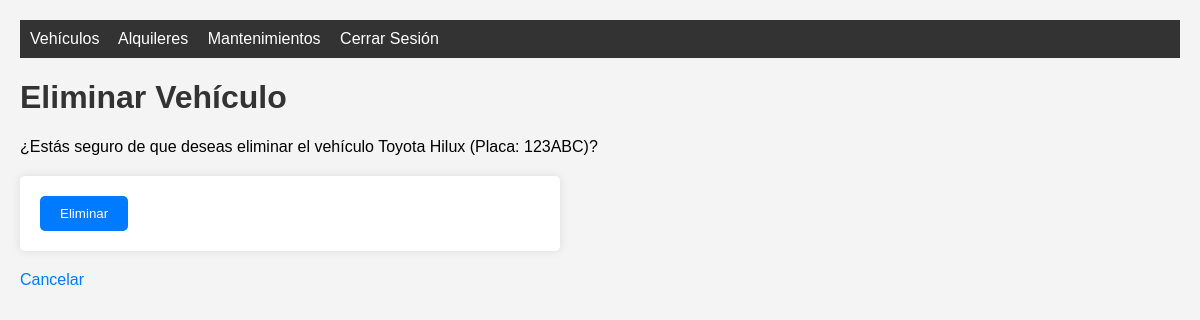
The page /vehiculo/1/eliminar/ (signed in) on the database its author committed.
### core/models.py (models this page shows)
class Vehiculo(models.Model):
    marca = models.CharField(max_length=50)
    modelo = models.CharField(max_length=50)
    anio = models.IntegerField()
    placa = models.CharField(max_length=20, unique=True)
    estado = models.CharField(max_length=20, choices=[
        ('disponible', 'Disponible'),
        ('alquilado', 'Alquilado'),
        ('mantenimiento', 'Mantenimiento')
    ])
    def __str__(self):
        return f"{self.marca} {self.modelo} ({self.placa})"

### core/views.py (the view)
# urls.py: path('vehiculo/<int:pk>/eliminar/', views.eliminar_vehiculo, name='eliminar_vehiculo'),
@login_required
def eliminar_vehiculo(request, pk):
    print(f"Entrando a eliminar_vehiculo con pk={pk}")
    vehiculo = get_object_or_404(Vehiculo, pk=pk)
    print(f"Vehículo encontrado: {vehiculo}")
    if request.method == 'POST':
        vehiculo.delete()
        return redirect('lista_vehiculos')
    print("Renderizando eliminar_vehiculo.html")
    return render(request, 'core/eliminar_vehiculo.html', {'vehiculo': vehiculo})

### core/templates/core/eliminar_vehiculo.html (shortened to what this page needs)
{% extends 'core/base.html' %}
{% block content %}
    <h1>Eliminar Vehículo</h1>
    <p>¿Estás seguro de que deseas eliminar el vehículo {{ vehiculo.marca }} {{ vehiculo.modelo }} (Placa: {{ vehiculo.placa }})?</p>
    <form method="post">
        <button type="submit">Eliminar</button>
    </form>
    <a href="{% url 'lista_vehiculos' %}">Cancelar</a>
{% endblock %}

### static/css/styles.css (style rules this page uses)
body { font-family: Arial, sans-serif; margin: 0; padding: 20px; background-color: #f4f4f4; }
h1 { color: #333; }
a { color: #007bff; text-decoration: none; margin-right: 10px; }
form { background: #fff; padding: 20px; border-radius: 5px; box-shadow: 0 0 10px rgba(0, 0, 0, 0.1); max-width: 500px; margin: 20px 0; }
button { background-color: #007bff; color: #fff; border: none; padding: 10px 20px; border-radius: 5px; cursor: pointer; }

### rows shown on the page
Vehiculo: marca "Toyota", modelo "Hilux", placa "123ABC"
